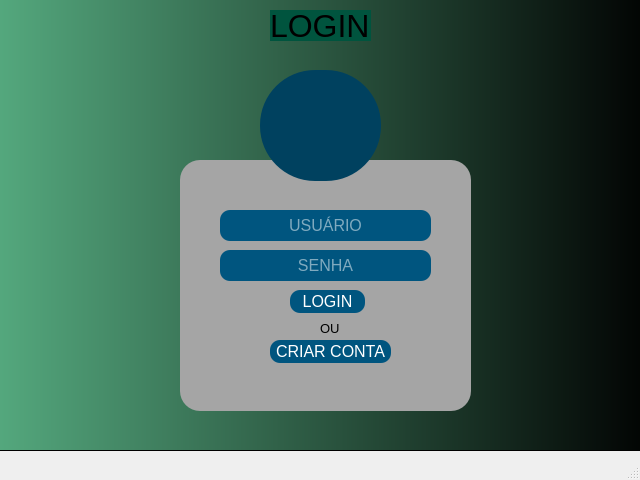
<?xml version="1.0" encoding="UTF-8"?>
<ui version="4.0">
 <class>MainWindow</class>
 <widget class="QMainWindow" name="MainWindow">
  <property name="geometry">
   <rect>
    <x>0</x>
    <y>0</y>
    <width>640</width>
    <height>480</height>
   </rect>
  </property>
  <property name="windowTitle">
   <string>MainWindow</string>
  </property>
  <widget class="QWidget" name="centralwidget">
   <widget class="QFrame" name="frame">
    <property name="geometry">
     <rect>
      <x>-10</x>
      <y>-30</y>
      <width>671</width>
      <height>481</height>
     </rect>
    </property>
    <property name="cursor">
     <cursorShape>ArrowCursor</cursorShape>
    </property>
    <property name="styleSheet">
     <string notr="true">background-color: qlineargradient(spread:pad, x1:0, y1:0, x2:1, y2:0, stop:0 rgba(85, 170, 127, 255), stop:1 rgba(0, 0, 0, 255));</string>
    </property>
    <property name="frameShape">
     <enum>QFrame::StyledPanel</enum>
    </property>
    <property name="frameShadow">
     <enum>QFrame::Raised</enum>
    </property>
    <widget class="QFrame" name="frame_2">
     <property name="geometry">
      <rect>
       <x>190</x>
       <y>190</y>
       <width>291</width>
       <height>251</height>
      </rect>
     </property>
     <property name="styleSheet">
      <string notr="true">QFrame{
background-color: rgb(165, 165, 165);
border-radius:20px

}</string>
     </property>
     <property name="frameShape">
      <enum>QFrame::StyledPanel</enum>
     </property>
     <property name="frameShadow">
      <enum>QFrame::Raised</enum>
     </property>
     <widget class="QLineEdit" name="lineEdit">
      <property name="geometry">
       <rect>
        <x>40</x>
        <y>50</y>
        <width>211</width>
        <height>31</height>
       </rect>
      </property>
      <property name="font">
       <font>
        <pointsize>12</pointsize>
       </font>
      </property>
      <property name="styleSheet">
       <string notr="true">QLineEdit{
background-color: rgb(0, 85, 127);
color: rgb(255, 255, 255);
border-radius:10px
}</string>
      </property>
      <property name="alignment">
       <set>Qt::AlignCenter</set>
      </property>
      <property name="placeholderText">
       <string>USUÁRIO</string>
      </property>
      <property name="cursorMoveStyle">
       <enum>Qt::LogicalMoveStyle</enum>
      </property>
      <property name="clearButtonEnabled">
       <bool>false</bool>
      </property>
     </widget>
     <widget class="QLineEdit" name="lineEdit_2">
      <property name="geometry">
       <rect>
        <x>40</x>
        <y>90</y>
        <width>211</width>
        <height>31</height>
       </rect>
      </property>
      <property name="font">
       <font>
        <pointsize>12</pointsize>
       </font>
      </property>
      <property name="styleSheet">
       <string notr="true">QLineEdit{
background-color: rgb(0, 85, 127);
color: rgb(255, 255, 255);
border-radius:10px
}
</string>
      </property>
      <property name="echoMode">
       <enum>QLineEdit::Password</enum>
      </property>
      <property name="alignment">
       <set>Qt::AlignCenter</set>
      </property>
      <property name="placeholderText">
       <string>SENHA</string>
      </property>
      <property name="cursorMoveStyle">
       <enum>Qt::LogicalMoveStyle</enum>
      </property>
      <property name="clearButtonEnabled">
       <bool>false</bool>
      </property>
     </widget>
     <widget class="QPushButton" name="pushButton">
      <property name="geometry">
       <rect>
        <x>110</x>
        <y>130</y>
        <width>75</width>
        <height>23</height>
       </rect>
      </property>
      <property name="font">
       <font>
        <pointsize>12</pointsize>
       </font>
      </property>
      <property name="cursor">
       <cursorShape>PointingHandCursor</cursorShape>
      </property>
      <property name="styleSheet">
       <string notr="true">
QPushButton{
background-color: rgb(0, 85, 127);
color: rgb(255, 255, 255);
border-radius:10px

}

QPushButton:hover{
	background-color: rgb(255, 255, 255);
	color: rgb(0, 0, 0);
}</string>
      </property>
      <property name="text">
       <string>LOGIN</string>
      </property>
     </widget>
     <widget class="QLabel" name="label_3">
      <property name="geometry">
       <rect>
        <x>140</x>
        <y>160</y>
        <width>21</width>
        <height>16</height>
       </rect>
      </property>
      <property name="font">
       <font>
        <pointsize>10</pointsize>
       </font>
      </property>
      <property name="text">
       <string>OU</string>
      </property>
     </widget>
     <widget class="QPushButton" name="pushButton_2">
      <property name="geometry">
       <rect>
        <x>90</x>
        <y>180</y>
        <width>121</width>
        <height>23</height>
       </rect>
      </property>
      <property name="font">
       <font>
        <pointsize>12</pointsize>
       </font>
      </property>
      <property name="styleSheet">
       <string notr="true">QPushButton{
background-color: rgb(0, 85, 127);
color: rgb(255, 255, 255);
border-radius:10px

}

QPushButton:hover{
	background-color: rgb(255, 255, 255);
	color: rgb(0, 0, 0);
}</string>
      </property>
      <property name="text">
       <string>CRIAR CONTA</string>
      </property>
     </widget>
    </widget>
    <widget class="QLabel" name="label">
     <property name="geometry">
      <rect>
       <x>270</x>
       <y>100</y>
       <width>121</width>
       <height>111</height>
      </rect>
     </property>
     <property name="styleSheet">
      <string notr="true">QLabel{
background-color: rgb(0, 65, 95);
border-radius:55px

}</string>
     </property>
     <property name="text">
      <string/>
     </property>
     <property name="pixmap">
      <pixmap>../../../Downloads/3898372_user_people_man_add_icon (3).png</pixmap>
     </property>
     <property name="scaledContents">
      <bool>true</bool>
     </property>
    </widget>
    <widget class="QLabel" name="label_2">
     <property name="geometry">
      <rect>
       <x>280</x>
       <y>40</y>
       <width>101</width>
       <height>31</height>
      </rect>
     </property>
     <property name="font">
      <font>
       <pointsize>24</pointsize>
      </font>
     </property>
     <property name="styleSheet">
      <string notr="true">background-color: rgb(0, 84, 62);</string>
     </property>
     <property name="text">
      <string>LOGIN</string>
     </property>
    </widget>
   </widget>
  </widget>
  <widget class="QMenuBar" name="menubar">
   <property name="geometry">
    <rect>
     <x>0</x>
     <y>0</y>
     <width>640</width>
     <height>21</height>
    </rect>
   </property>
  </widget>
  <widget class="QStatusBar" name="statusbar"/>
 </widget>
 <resources/>
 <connections/>
</ui>
